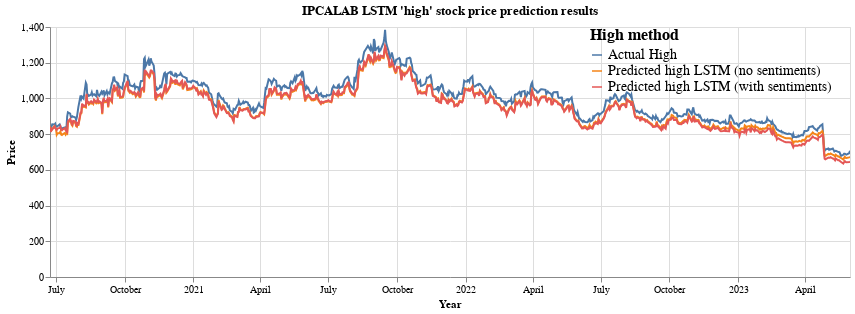

Notebook source saved alongside this figure:
### Code cell
high_price = alt.Chart(melted_df, title="IPCALAB LSTM 'high' stock price prediction results").mark_line().encode(
    x=alt.X('date:T', title="Year"),
    y = alt.Y('High prediction price:Q', title="Price"),
    color = alt.Color('High method:N',legend=alt.Legend(orient='right',direction = 'vertical',labelLimit = 400))
    ).properties(height = 250, width = 800
    ).configure_legend(
    offset=-260,
    symbolDirection='vertical',
        titleFontSize=16,
        labelFontSize=14
    )

high_price.interactive()

### Figure 1 — Vega-Lite specification as saved in the notebook (floating-point values rounded to 4 significant figures; data arrays with more than 128 entries replaced by an {"elided": "..."} marker saying what was removed)
{"usermeta": {"embedOptions": {"theme": "fivethirtyeight"}}, "config": {"view": {"continuousWidth": 400, "continuousHeight": 300}, "legend": {"labelFontSize": 14, "offset": -260, "symbolDirection": "vertical", "titleFontSize": 16}}, "data": {"name": "data-d6b8a08f775e0f05607ed8b136513045"}, "mark": "line", "encoding": {"color": {"field": "High method", "legend": {"direction": "vertical", "labelLimit": 400, "orient": "right"}, "type": "nominal"}, "x": {"field": "date", "title": "Year", "type": "temporal"}, "y": {"field": "High prediction price", "title": "Price", "type": "quantitative"}}, "height": 250, "selection": {"selector001": {"type": "interval", "bind": "scales", "encodings": ["x", "y"]}}, "title": "IPCALAB LSTM 'high' stock price prediction results", "width": 800, "$schema": "https://vega.github.io/schema/vega-lite/v4.17.0.json", "datasets": {"data-d6b8a08f775e0f05607ed8b136513045": {"elided": "2184 records"}}}
